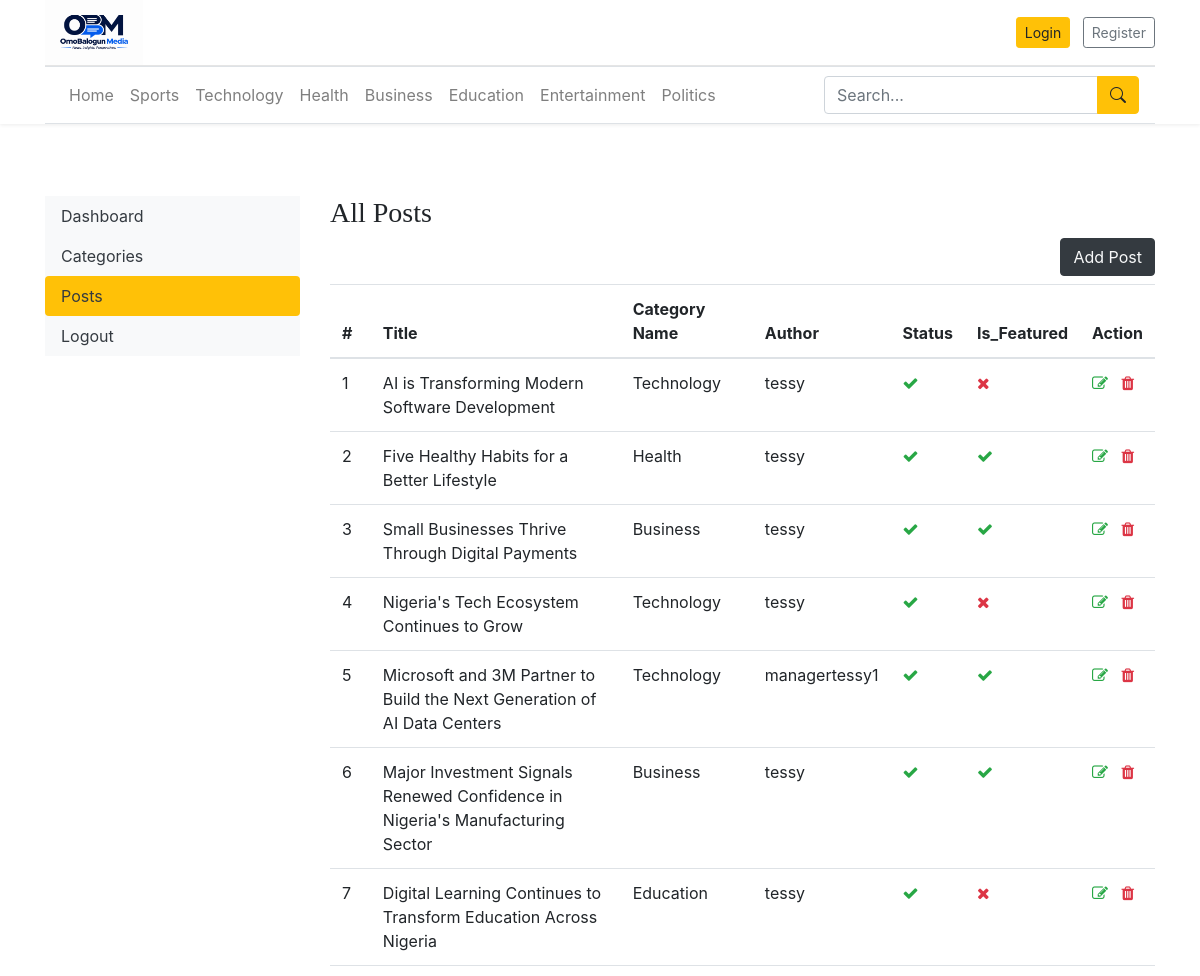
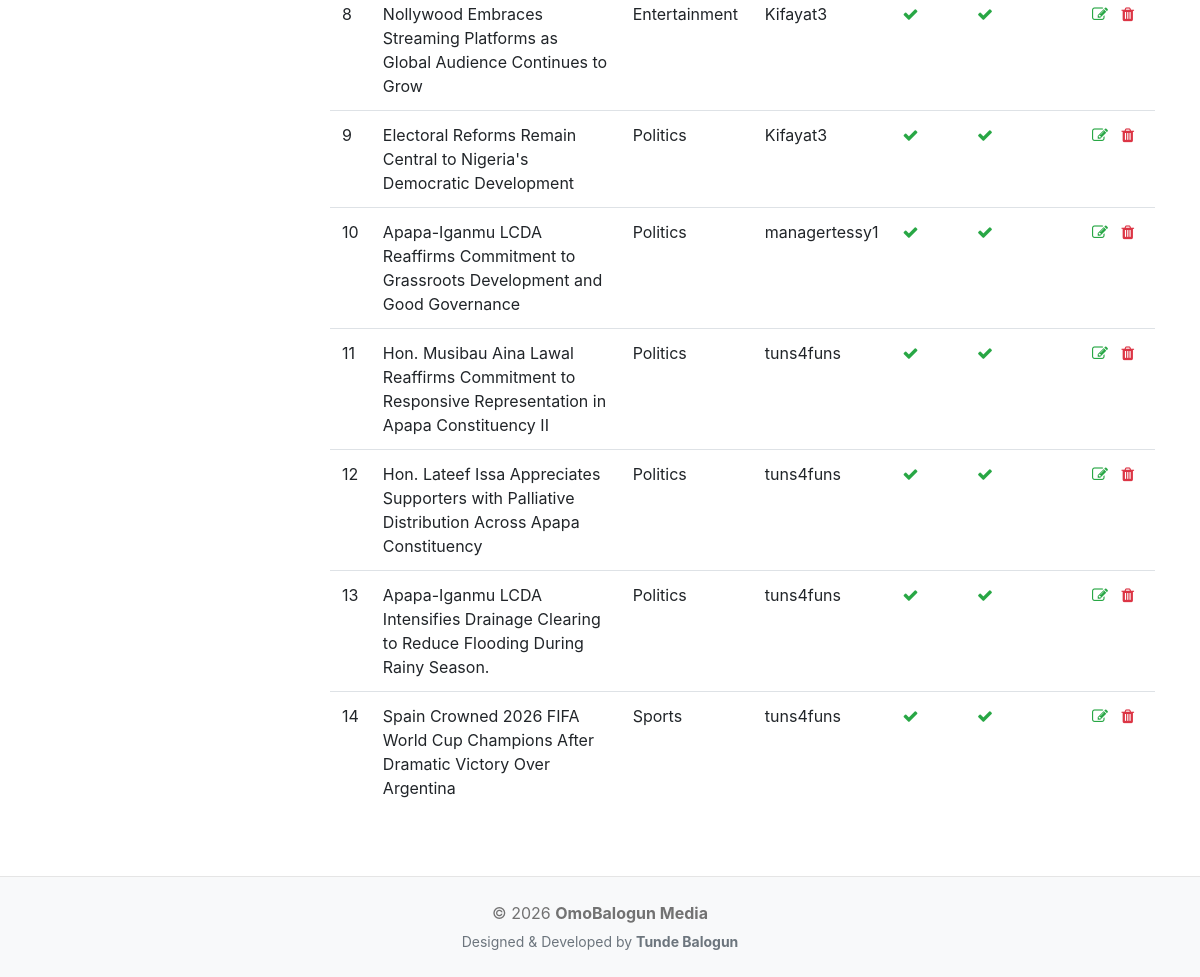
The app's page /dashboard/posts/ with its own data (2 pictures, top to bottom).
### blogs/models.py (models this page shows, shortened)
class Category(models.Model):
    category_name = models.CharField(max_length=50, unique=True)
    created_at = models.DateTimeField(auto_now_add=True)
    updated_at = models.DateTimeField(auto_now=True)
    class Meta:
        verbose_name_plural = 'categories'
    def __str__(self):
        return self.category_name

class Blogs(models.Model):
    title = models.CharField(max_length=100)
    slug = models.SlugField(max_length=150, unique=True, blank=True)
    category = models.ForeignKey(Category, on_delete=models.CASCADE)
    author = models.ForeignKey(User, on_delete=models.CASCADE)
    featured_image = models.ImageField(upload_to='uploads/%Y/%m/%d')
    short_description = models.TextField(max_length=1000)
    blog_body = models.TextField(max_length=4000)
    status = models.CharField(max_length=20, choices=STATUS_CHOICES, default="Draft")
    is_featured = models.BooleanField(default=False)
    created_at = models.DateTimeField(auto_now_add=True)
    updated_at = models.DateTimeField(auto_now=True)
    class Meta:
        verbose_name_plural = 'blogs'

### dashboards/views.py (the view)
# urls.py: path('posts/', views.posts_view, name='posts'),
def posts_view(request):
    posts = Blogs.objects.all()
    context ={
        'posts': posts,
    }
    return render(request, 'dashboard/posts.html', context)

### blogs/context_processors.py (called while the page is built)
def get_categories(request):
    categories = Category.objects.all()
    return dict(categories= categories)

### templates/dashboard/posts.html (shortened to what this page needs)
{% extends 'blog_main/layout.html' %}
{% block content %}
<div class="row pt-5">
    {% include 'blog_main/sidebar.html' %}
    <div class="col">
        <h3>All Posts</h3>
        <a href="{% url 'add_post' %}" class="btn btn-dark text-light float-right mb-2">Add Post</a>
        <table class="table table-hover">
  <thead>
    <tr>
      <th scope="col">#</th>
      <th>Title</th>
      <th>Category Name</th>
      <th>Author</th>
      <th>Status</th>
      <th>Is_Featured</th>
      <th>Action</th>
    </tr>
  </thead>
  <tbody>
  {% for post in posts %}
    <tr>
      <td>{{ forloop.counter }}</td>
      <td>{{ post.title }}</td>
      <td>{{ post.category }}</td>
      <td>{{ post.author }}</td>
      <td>{% if post.status %}<i class="fa fa-check text-success">{% else %}<i class="fa fa-times text-danger">{% endif %}</td>
      <td>{% if post.is_featured %}<i class="fa fa-check text-success">{% else %}<i class="fa fa-times text-danger">{% endif %}</td>
      <td>
          <a href="{% url 'edit_post' post.id %}"><i class="fa fa-edit text-success"></i></a>
          <a href="{% url 'delete_post' post.id %}"><i class="fa fa-trash text-danger"></i></a>
      </td>
    </tr>
  {% endfor %}
  </tbody>
</table>
    </div>
</div>
{% endblock %}

### templates/blog_main/layout.html (shortened to what this page needs)
{% load static %}
<!DOCTYPE html>
<html lang="en">
<head>
    <link rel="stylesheet"
          href="https://cdn.jsdelivr.net/npm/bootstrap@4.6.2/dist/css/bootstrap.min.css">
    <link href="{% static 'css/blog.css' %}" rel="stylesheet">
    <link rel="stylesheet"
          href="https://cdnjs.cloudflare.com/ajax/libs/font-awesome/4.7.0/css/font-awesome.min.css">
    <link rel="stylesheet"
          href="https://cdn.jsdelivr.net/npm/bootstrap-icons@1.11.3/font/bootstrap-icons.min.css">
</head>
<body>
<div class="sticky-top fixed-header-wrap">
    <div class="container">
        <header class="blog-header py-0">
            <div class="row align-items-center">
                <div class="col-md-6 col-12 text-center text-md-left mb-3 mb-md-0">
                    <a href="{% url 'home' %}">
                        <img src="{% static 'images/obm.png' %}"
                             class="img-fluid"
                             alt="OmoBalogun Media"
                             style="max-height:65px;">
                    </a>
                </div>
            <div class="col-md-6 col-12 text-center text-md-right">
                {% if not user.is_authenticated %}
                    <a href="{% url 'login' %}"
                       class="btn btn-warning btn-sm mr-2">
                        Login
                    </a>
                    <a href="{% url 'register' %}"
                       class="btn btn-outline-secondary btn-sm">
                        Register
                    </a>
                {% endif %}
            </div>
            </div>
        </header>
        <nav class="navbar navbar-expand-lg navbar-light bg-white border-top border-bottom mb-4">
            <div class="collapse navbar-collapse"
                 id="mainNavbar">
                <ul class="navbar-nav mr-auto">
                    <li class="nav-item">
                        <a class="nav-link"
                           href="{% url 'home' %}">
                            Home
                        </a>
                    </li>
                    {% for category in categories %}
                    <li class="nav-item">
                        <a class="nav-link"
                           href="{% url 'category' category.id %}">
                            {{ category.category_name }}
                        </a>
                    </li>
                    {% endfor %}
                </ul>
                <form class="form-inline my-2 my-lg-0"
                      action="{% url 'search' %}"
                      method="GET">
                    <div class="input-group">
                        <input
                            class="form-control"
                            type="search"
                            placeholder="Search..."
                            name="keyword">
                        <div class="input-group-append">
                            <button
                                class="btn btn-warning"
                                type="submit">
                                <i class="bi bi-search"></i>
                            </button>
                        </div>
                    </div>
                </form>
            </div>
        </nav>
    </div>
</div>
<div class="container">
    {% block content %}
    {% endblock %}
</div>
<footer class="blog-footer bg-light mt-5 py-4">
    <div class="container text-center">
        <p class="mb-1">
            © {% now "Y" %}
            <strong>OmoBalogun Media</strong>
        </p>
        <small class="text-muted">
            Designed & Developed by
            <strong>Tunde Balogun</strong>
        </small>
    </div>
</footer>
</body>
</html>

### static/css/blog.css (style rules this page uses)
.blog-header { border-bottom: 1px solid #e5e5e5; }
h1, h2, h3, h4, h5, h6 { font-family: "Playfair Display", Georgia, "Times New Roman", serif; }
.blog-footer { padding: 2.5rem 0; color: #727272; text-align: center; background-color: #f9f9f9; border-top: .05rem solid #e5e5e5; }

### templates/blog_main/layout.html (style rules this page uses)
.fixed-header-wrap { background-color: #fff; box-shadow: 0 1px 4px rgba(0,0,0,0.08); }

### records on screen
Category: category_name "Sports"
Category: category_name "Technology"
Category: category_name "Health"
Category: category_name "Business"
Category: category_name "Education"
Category: category_name "Entertainment"
Category: category_name "Politics"
Blogs: title "AI is Transforming Modern Software Development", category "Technology", author "tessy", is_featured False (drawn)
Blogs: title "Five Healthy Habits for a Better Lifestyle", category "Health", author "tessy", is_featured True (drawn)
Blogs: title "Small Businesses Thrive Through Digital Payments", category "Business", author "tessy", is_featured True (drawn)
Blogs: title "Nigeria's Tech Ecosystem Continues to Grow", category "Technology", author "tessy", is_featured False (drawn)
Blogs: title "Microsoft and 3M Partner to Build the Next Generation of AI Data Centers", category "Technology", author "managertessy1", is_featured True (drawn)
Blogs: title "Major Investment Signals Renewed Confidence in Nigeria's Manufacturing Sector", category "Business", author "tessy", is_featured True (drawn)
Blogs: title "Digital Learning Continues to Transform Education Across Nigeria", category "Education", author "tessy", is_featured False (drawn)
Blogs: title "Nollywood Embraces Streaming Platforms as Global Audience Continues to Grow", category "Entertainment", author "Kifayat3", is_featured True (drawn)
Blogs: title "Electoral Reforms Remain Central to Nigeria's Democratic Development", category "Politics", author "Kifayat3", is_featured True (drawn)
Blogs: title "Apapa-Iganmu LCDA Reaffirms Commitment to Grassroots Development and Good Governance", category "Politics", author "managertessy1", is_featured True (drawn)
Blogs: title "Hon. Musibau Aina Lawal Reaffirms Commitment to Responsive Representation in Apapa Constituency II", category "Politics", author "tuns4funs", is_featured True (drawn)
Blogs: title "Hon. Lateef Issa Appreciates Supporters with Palliative Distribution Across Apapa Constituency", category "Politics", author "tuns4funs", is_featured True (drawn)
Blogs: title "Apapa-Iganmu LCDA Intensifies Drainage Clearing to Reduce Flooding During Rainy Season.", category "Politics", author "tuns4funs", is_featured True (drawn)
Blogs: title "Spain Crowned 2026 FIFA World Cup Champions After Dramatic Victory Over Argentina", category "Sports", author "tuns4funs", is_featured True (drawn)
